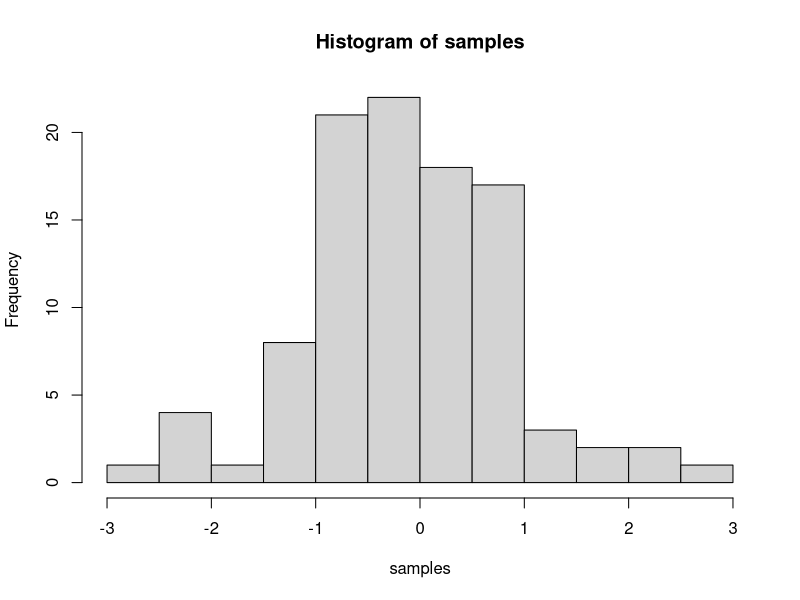

Write R code to recreate this figure.
## ---- chunk 1
knitr::opts_chunk$set(message=FALSE,warning=FALSE, cache=TRUE)
## ---- chunk 2
samples <- rnorm(100, mean=0, sd=1)
hist(samples)
## ---- chunk 3
1+2
2*5
5/3
(1+6+4)/5

## ---- chunk 4
a<-1
b<-2
a+b

d<-c(1,2,3)
e<-c(5,6,7)
d+e
d*e
d/e

## ---- chunk 5
# for loop solution
# i becomes the number 1 to 100 at each step of the loop


a <- length(100) # make empty variable, set length to 100
for (i in 1:100){
  a[i] <-i #assigns the number in i, to the ith index of a
}

print(a)

# for loop solution #2

a<-c() #create empty variable using combine command
for (i in 1:100){
  a<-c(a,i) # keeps combining a with itself and the new number in i
}
print(a)

# seq solution
a <- seq(1,100,1) # look up help for seq using ?seq() in console
print(a)

## ---- chunk 6
sum(1:100)


sum=0
for (i in 1:100){
  sum<-sum+i
}
sum
